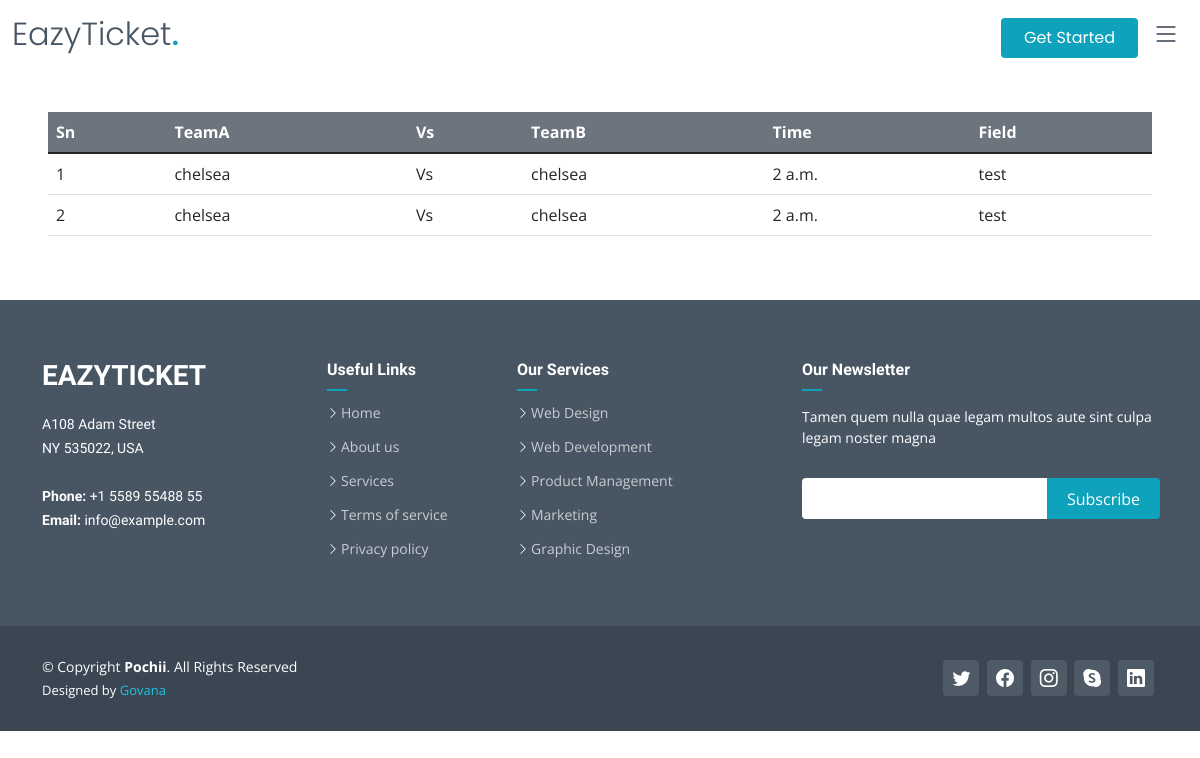
Page /FixturesPage/ on the earlier database version.
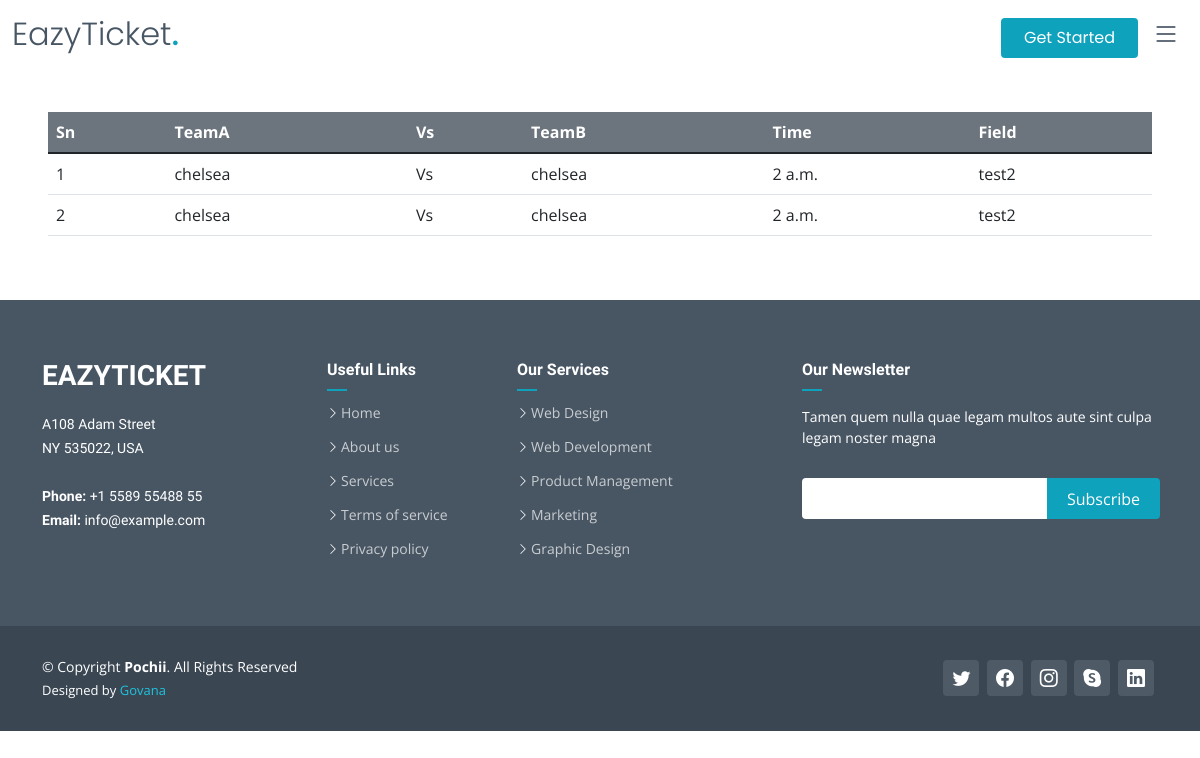
Same page on the later database version.
### core/models.py (models this page shows, shortened)
class Fixture(models.Model):
    TeamA = models.ForeignKey(Team, on_delete=models.CASCADE, related_name='TeamA')
    TeamB = models.ForeignKey(Team, on_delete=models.CASCADE, related_name='TeamB')
    Date = models.DateField(auto_now_add=False, null=True, help_text='dd//mm//yy')
    Time = models.TimeField(auto_now_add=False, null=True, help_text='Ex:02:00')
    Booked = models.BooleanField(default=False)
    Ground = models.ForeignKey(Field, on_delete=models.CASCADE)

class Field(models.Model):
    name = models.CharField(max_length=100)
    capacity = models.PositiveBigIntegerField()
    location = models.CharField(max_length=100)
    def __str__(self):
        return self.name
    class Meta:
        verbose_name_plural = 'Fields'

class Team(models.Model):
    name = models.CharField(max_length=100)
    slogan = models.CharField(max_length=200)
    def __str__(self):
        return self.name
    class Meta:
        verbose_name_plural = 'Teams'

### core/views.py (the view)
# urls.py: path('FixturesPage/', FixturesPage.as_view(), name='FixturesPage'),
class FixturesPage(TemplateView):
    template_name = 'Fixtures.html'
    def get_context_data(self, **kwargs):
        context = super().get_context_data(**kwargs)
        context['fixtures'] = Fixture.objects.all()
        return context

### templates/Fixtures.html (shortened to what this page needs)
{% extends 'index.html' %}
{% load static %}
{% block content %}
    <main class="main m-5">
    <div class="table-responsive"><br>
    <table class="table" style="margin-top: 40px;">
        <thead>
        <tr class="fw-bold bg-gray text-white">
            <td>Sn</td>
            <td>TeamA</td>
            <td>Vs</td>
            <td>TeamB</td>
            <td>Time</td>
            <td>Field</td>
        </tr>
        </thead>
        <tbody>
        {% for fixtures in fixtures %}
            <tr onclick="window.location='{% url 'FixtureDetail' fixtures.id %}';">
            <td>{{ forloop.counter }}</td>
            <td>{{ fixtures.TeamA }}</td>
            <td>Vs</td>
            <td>{{ fixtures.TeamB }}</td>
            <td>{{ fixtures.Time }}</td>
            <td>{{ fixtures.Ground }}</td>
             </tr>
        {% endfor %}
        </tbody>
    </table>
    </div>
    </main>
{% endblock %}

Differences in the rows shown:
changed through a linked row, Fixture (number 1 of 2 on the later page): Ground "test" → "test2"
changed through a linked row, Fixture (number 2 of 2 on the later page): Ground "test" → "test2"
